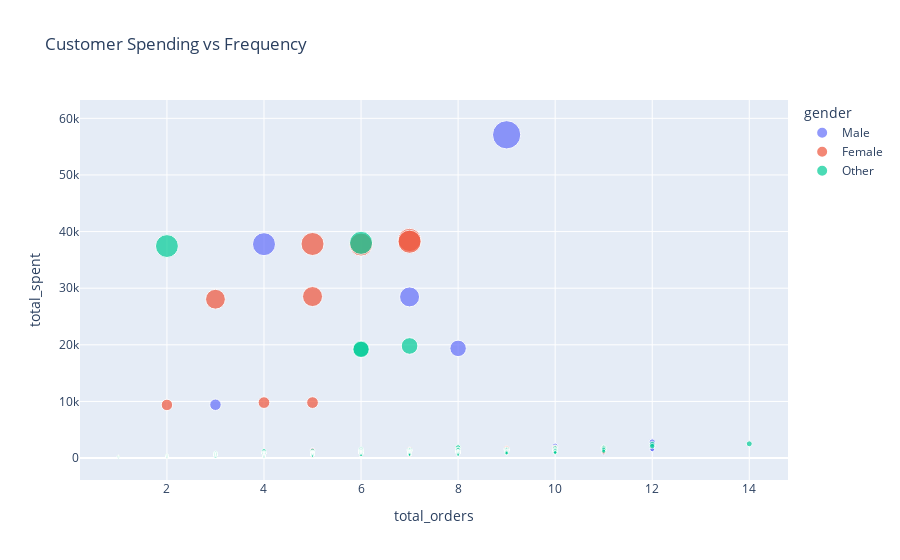

Here is the notebook cell this chart was saved with:
### Code cell
px.scatter(customer_spending, x='total_orders', y='total_spent', color='gender',
           size='total_spent', hover_data=['customerid', 'location'],
           title='Customer Spending vs Frequency')

### Figure 1 — Plotly figure (JSON) as saved in the notebook; plotly's stock layout.template omitted (floating-point values rounded to 4 significant figures; data arrays with more than 128 entries replaced by an {"elided": "..."} marker saying what was removed)
{"data": [{"customdata": {"elided": "325x2 mixed values"}, "hovertemplate": "gender=Male<br>total_orders=%{x}<br>total_spent=%{marker.size}<br>customerid=%{customdata[0]}<br>location=%{customdata[1]}<extra></extra>", "legendgroup": "Male", "marker": {"color": "#636efa", "size": {"elided": "325 float values"}, "sizemode": "area", "sizeref": 142.7, "symbol": "circle"}, "mode": "markers", "name": "Male", "orientation": "v", "showlegend": true, "type": "scatter", "x": {"elided": "325 int values"}, "xaxis": "x", "y": {"elided": "325 float values"}, "yaxis": "y"}, {"customdata": {"elided": "312x2 mixed values"}, "hovertemplate": "gender=Female<br>total_orders=%{x}<br>total_spent=%{marker.size}<br>customerid=%{customdata[0]}<br>location=%{customdata[1]}<extra></extra>", "legendgroup": "Female", "marker": {"color": "#EF553B", "size": {"elided": "312 float values"}, "sizemode": "area", "sizeref": 142.7, "symbol": "circle"}, "mode": "markers", "name": "Female", "orientation": "v", "showlegend": true, "type": "scatter", "x": {"elided": "312 int values"}, "xaxis": "x", "y": {"elided": "312 float values"}, "yaxis": "y"}, {"customdata": {"elided": "352x2 mixed values"}, "hovertemplate": "gender=Other<br>total_orders=%{x}<br>total_spent=%{marker.size}<br>customerid=%{customdata[0]}<br>location=%{customdata[1]}<extra></extra>", "legendgroup": "Other", "marker": {"color": "#00cc96", "size": {"elided": "352 float values"}, "sizemode": "area", "sizeref": 142.7, "symbol": "circle"}, "mode": "markers", "name": "Other", "orientation": "v", "showlegend": true, "type": "scatter", "x": {"elided": "352 int values"}, "xaxis": "x", "y": {"elided": "352 float values"}, "yaxis": "y"}], "layout": {"legend": {"itemsizing": "constant", "title": {"text": "gender"}, "tracegroupgap": 0}, "title": {"text": "Customer Spending vs Frequency"}, "xaxis": {"anchor": "y", "domain": [0, 1], "title": {"text": "total_orders"}}, "yaxis": {"anchor": "x", "domain": [0, 1], "title": {"text": "total_spent"}}}}
